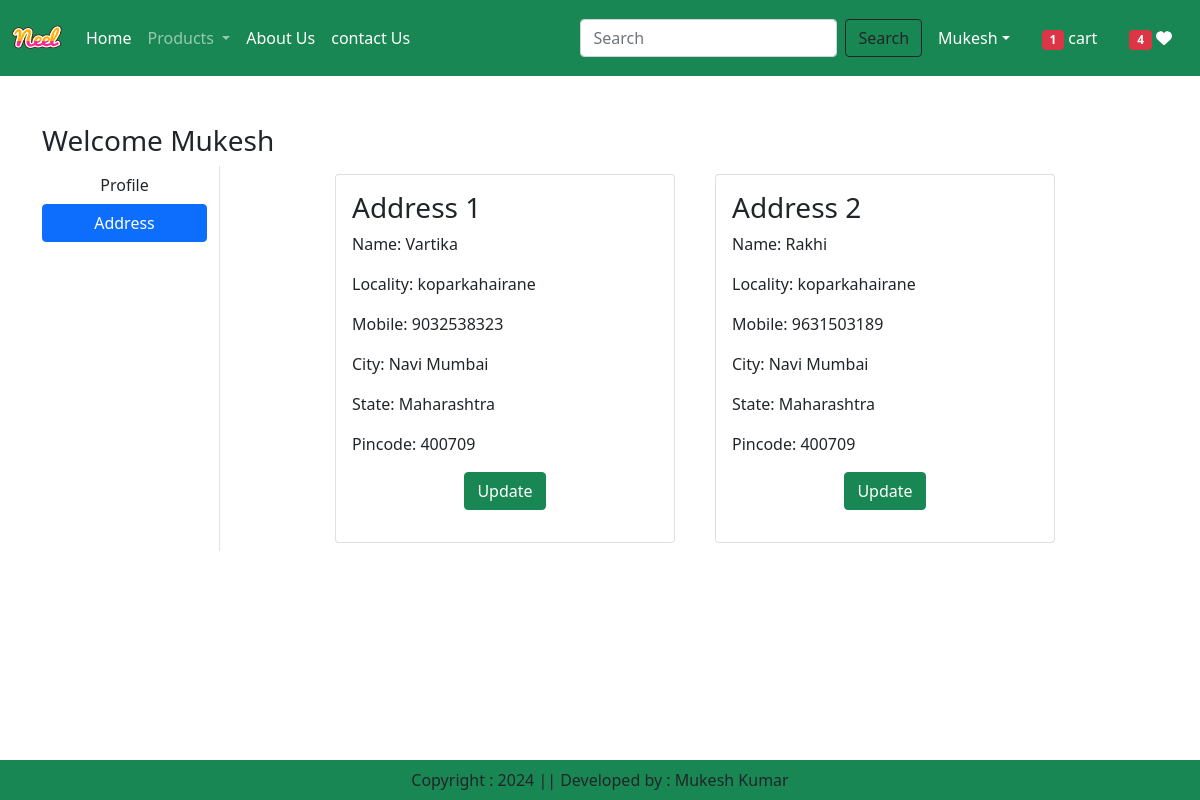
/address/ (signed in), run on the app's committed database.
### app/models.py (models this page shows, shortened)
class Customer(models.Model):
    user = models.ForeignKey(User,on_delete=models.CASCADE)
    name = models.CharField(max_length=200)
    locality = models.CharField(max_length=200)
    city = models.CharField(max_length=50)
    mobile = models.IntegerField(default=0)
    zipcode = models.IntegerField()
    state = models.CharField(choices=STATE_CHOICES, max_length=100)

### app/views.py (the view)
# urls.py: path("address/", views.address, name='address'),
@login_required
def address(request):
    add = Customer.objects.filter(user=request.user)
    totalitem = 0
    wishitem = 0
    if request.user.is_authenticated:
        totalitem = len(Cart.objects.filter(user=request.user))
        wishitem = len(Wishlist.objects.filter(user=request.user))
    return render(request,'app/address.html', locals())

### app/templates/app/address.html (shortened to what this page needs)
<!DOCTYPE html>
{% extends 'app/base.html' %}
{% load static %}
{% block main-content%}
<div class="container my-5">
    <div class="row">
        <h3>Welcome <span class="text-capitalize">{{request.user}}</span></h3>
        <div class="col-sm-2 border-end">
            <ul class="list-unstyled">
                <li class="d-grid"><a href="{% url 'profile' %}" class="btn ">Profile</a></li>
                <li class="d-grid"><a href="{% url 'address' %}" class="btn btn-primary">Address</a></li>
            </ul>
        </div>
        <div class="col-sm-8 offset-sm-1">
            <div class="row">
                {% for ad in add %}
                <div class="col-sm-6">
                    <div class="card m-2">
                        <div class="card-body">
                            <h3>Address {{forloop.counter}}</h3>
                            <p>Name: {{ad.name}}</p>
                            <p>Locality: {{ad.locality}}</p>
                            <p>Mobile: {{ad.mobile}}</p>
                            <p>City: {{ad.city}}</p>
                            <p>State: {{ad.state}}</p>
                            <p>Pincode: {{ad.zipcode}}</p>
                            <p class="text-center"><a href="{% url 'updateaddress' pk=ad.id %}" type="button" class="btn btn-success">Update</a></p>
                        </div>
                    </div>
                </div>
                {% endfor %}
            </div>
        </div>
    </div>
</div>
{% endblock main-content%}

### app/templates/app/base.html (shortened to what this page needs)
<!DOCTYPE html>
{% load static %}
<html lang="en">
<head>
    <link href="https://cdn.jsdelivr.net/npm/bootstrap@5.0.2/dist/css/bootstrap.min.css" rel="stylesheet">
    <link rel="stylesheet" href="{% static 'app/css/owl.carousel.min.css' %}"/>
    <link rel="stylesheet" href="{% static 'app/css/all.min.css' %}"/>
    <link rel="stylesheet" href="{% static 'app/css/style.css' %}"/>
</head>
<body>
    <nav class="navbar navbar-expand-lg navbar-dark bg-success">
      <div class="container-fluid">
        <a class="navbar-brand" href="#">
            <img src="{% static 'app/images/neel.png'%}" width="50" height="50" />
        </a>
        <div class="collapse navbar-collapse" id="navbarSupportedContent">
          <ul class="navbar-nav me-auto mb-2 mb-lg-0">
              {% if request.user.is_authenticated %}
            <li class="nav-item">
              <a class="nav-link active" aria-current="page" href="/">Home</a>
            </li>
              <li class="nav-item dropdown">
              <a class="nav-link dropdown-toggle" href="#" id="navbarDropdown" role="button" data-bs-toggle="dropdown" aria-expanded="false">
                Products
              </a>
            </li>
            <li class="nav-item">
              <a class="nav-link text-white" href="{% url 'about' %}">About Us </a>
            </li>
            <li class="nav-item">
              <a class="nav-link text-white" href="{% url 'contact' %}">contact Us </a>
            </li>
          </ul>
          <form class="d-flex" role="search" action="/search">
            <input class="form-control me-2" type="search" placeholder="Search" name="search" aria-label="Search">
            <button class="btn btn-outline-dark" type="submit">Search</button>
          </form>
        </div>
        <ul class="navbar-nav me-auto mb-2 mb-lg-0">
            <li class="nav-item dropdown mx-2">
                <a class="nav-link dropdown-toggle text-white" href="#" id="profileDropdown" role="button" data-bs-toggle="dropdown" aria-expanded="false">{{request.user.username|capfirst}}</a>
            </li>
            <li class="nav-item mx-2">
                <a href="{% url 'showcart' %}" class="nav-link text-white">
                    {% if totalitem > 0 %}
                        <span class="badge bg-danger">{{ totalitem }}</span>
                    {% endif %}
                    cart
                </a>
            </li>
            <li class="nav-item mx-2">
                <a href="{% url 'showwishlist' %}" class="nav-link text-white"><span class="badge bg-danger">{% if wishitem > 0 %} {{wishitem}} {% endif %} </span> <i class="fa fa-heart"></i></a>
            </li>
            {% endif %}
        </ul>
      </div>
    </nav>
    {% block main-content %}{% endblock main-content %}
    <footer class="container-fluid fixed-bottom bg-success text-center p-2 mt-5">
        Copyright : 2024 || Developed by : Mukesh Kumar
    </footer>
</body>
</html>

### data on the page
Customer: name "Vartika", locality "koparkahairane", mobile "9032538323", city "Navi Mumbai", state "Maharashtra", zipcode "400709"
Customer: name "Rakhi", locality "koparkahairane", mobile "9631503189", city "Navi Mumbai", state "Maharashtra", zipcode "400709"

### other printed values
{{ request.user.username|capfirst }} "Mukesh"
{{ totalitem }} "1"
{{ wishitem }} "4"
{{ request.user }} "Mukesh"
